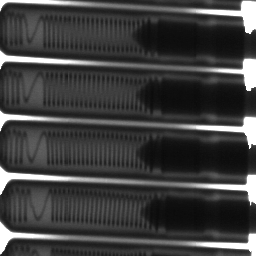
#> input picture taller2/imagenes/BOUGIES.png, 256 x 256 px
$ jupyter execute comparacion_transformaciones_histograma.ipynb
#> lines starting #> are read from the running program, lines starting #| are printed output that depends on the picture; long printed decimals are rounded
# Taller 2: operaciones de transformación del histograma

## Cargue la imagen de trabajo y visualícela.

[cell 1]
# Modificar ruta de las imágenes
PATH = './imagenes/'

[cell 2]
import cv2
import matplotlib.pyplot as plt

imagen = cv2.imread(PATH + 'BOUGIES.png', cv2.IMREAD_GRAYSCALE)
#> imagen is the input picture: shape (256, 256); min 10, max 255, mean 63.2
plt.imshow(imagen, cmap='gray')
plt.title('Imagen Bougies')
plt.show()

## Visualice su histograma.

[cell 3]
hist = cv2.calcHist([imagen], [0], None, [256], [0, 256])
#> hist = 256 values, max 3417 at index 255, min 0 at index 0, mean 256
plt.plot(hist)
plt.title('Histograma de la imagen')
plt.show()
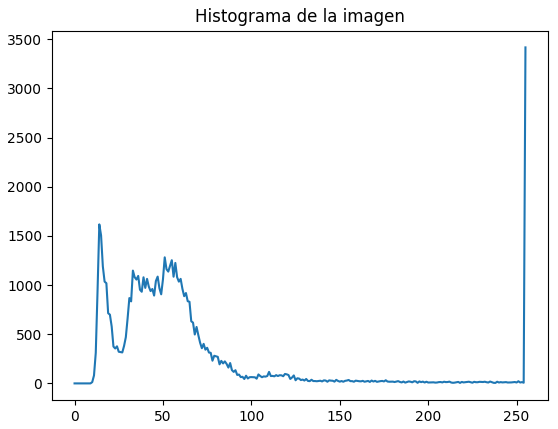
#> figure drawn by matplotlib, 1 panel; curve peaks at x = 255, y = 3417

## Efectúe una expansión del contraste, visualice la imagen resultado y su histograma. Compare las imágenes (original y después de la expansión), junto con sus histogramas. ¿A qué se debe este resultado?

[cell 4]
import numpy as np
from skimage import exposure
rescaled_img = exposure.rescale_intensity(imagen, in_range=(imagen.min(), imagen.max()), out_range=(0, 255))
rescaled_img = rescaled_img.astype(np.uint8)

[cell 5]
hist = cv2.calcHist([imagen], [0], None, [256], [0, 256])
hist_rescaled = cv2.calcHist([rescaled_img], [0], None, [256], [0, 256])
#> hist_rescaled = 256 values, max 3417 at index 255, min 0 at index 25, mean 256

fig, axs = plt.subplots(2, 2, figsize=(12, 5))
axs[0, 0].imshow(imagen, cmap='gray')
axs[0, 0].set_title('Imagen Original')
axs[0, 1].plot(hist)
axs[0, 1].set_title('Histograma Original')
axs[1, 0].imshow(rescaled_img, cmap='gray')
axs[1, 0].set_title('Imagen Reescalada')
axs[1, 1].plot(hist_rescaled)
axs[1, 1].set_title('Histograma Reescalado')
plt.tight_layout()
plt.show()
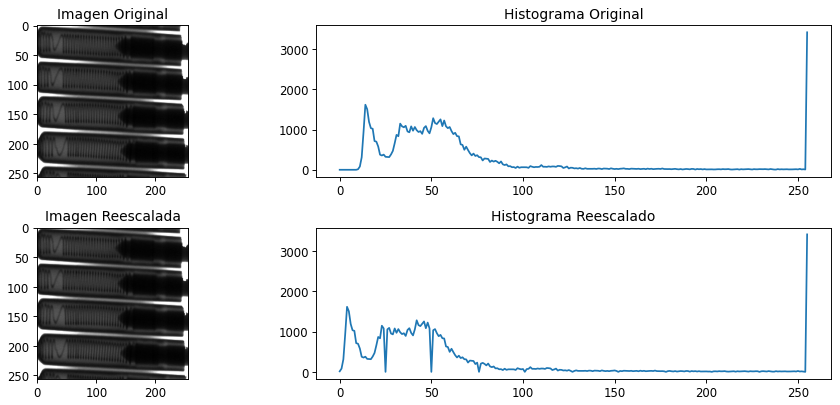
#> figure drawn by matplotlib, 4 panels; panel 2: curve peaks at x = 255, y = 3417; panel 4: curve peaks at x = 255, y = 3417

[cell 6]
print(imagen.min(), imagen.max())
#| 10 255

Al reescalar la imagen no notamos cambios significativos ni en el aspecto visual ni en los histogramas de la misma. Esto se debe a que el rango de la imagen empieza desde 10, muy cercano al limite inferior, y termina en 255 que es el límite superior con el que estamos reescalando.

## Sobre la imagen original efectúe ahora una ecualización del histograma, visualice la imagen resultado y su histograma. Compare las imágenes resultado de la expansión (punto anterior) y de la ecualización (resultado actual), junto con sus histogramas. Comente sus observaciones.

[cell 7]
imagen_Bougies_equ = cv2.equalizeHist(imagen)
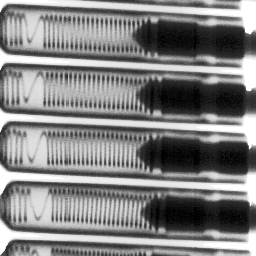
#> imagen_Bougies_equ: shape (256, 256); min 0, max 255, mean 129.4

[cell 8]
fig, axs = plt.subplots(2, 2, figsize=(14, 8))
axs[0, 0].imshow(rescaled_img, cmap='gray')
axs[0, 0].set_title('Imagen Reescalada')
axs[0, 1].plot(hist_rescaled)
axs[0, 1].set_title('Histograma Reescalado')
axs[1, 0].imshow(imagen_Bougies_equ, cmap='gray')
axs[1, 0].set_title('Imagen Ecualizada')
hist_ecua_Bougies = cv2.calcHist([imagen_Bougies_equ], [0], None, [256], [0, 256])
#> hist_ecua_Bougies = 256 values, max 3417 at index 255, min 0 at index 1, mean 256
axs[1, 1].plot(hist_ecua_Bougies)
axs[1, 1].set_title('Histograma Ecualizado')
plt.tight_layout()
plt.show()
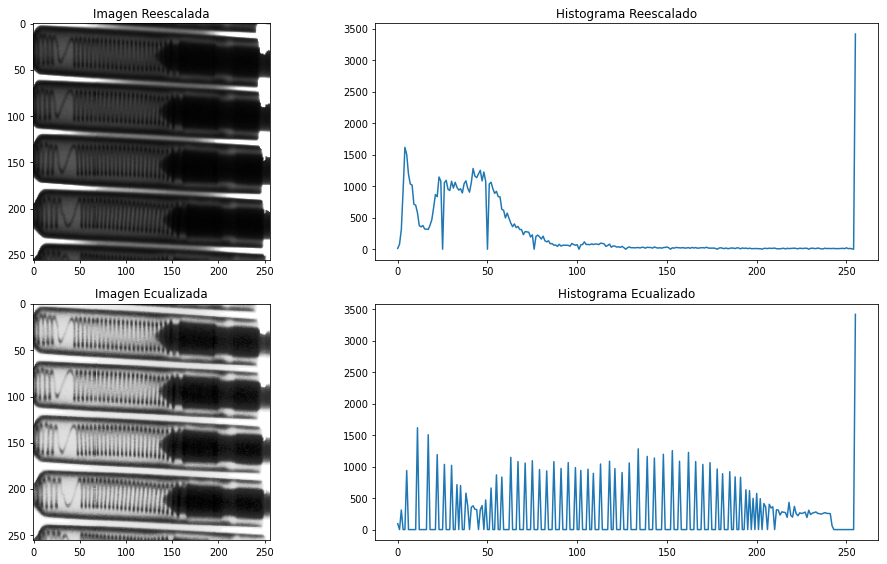
#> figure drawn by matplotlib, 4 panels; panel 2: curve peaks at x = 255, y = 3417; panel 4: curve peaks at x = 255, y = 3417

Luego de ecualizar la imagen, podemos notar un mejor contraste respecto a la imagen reescalada. La imagen cuenta con mayor vivacidad y se nota que hubo una intervención en el histograma al ecualizar, mientras la imagen reescalada es muy similar a la original tanto visualmente como en el histograma.

En el histograma ecualizado, notamos que ahora los niveles de intensidad se distribuyen casi que uniformemente por todo el rango de 0 a 255, con un pico similar al del original en 255. En la imagen original vemos que hay una concentración en valores oscuros y el pico en 255, con un conteo bajo de intensidades en valores entre 120 a 255.

## Sobre la imagen original aplique ahora una transformación logarítmica y multiplique la imagen resultado por un valor constante de 46. ¿Por qué es necesario multiplicar la imagen de salida por un factor? Visualice la imagen resultado y su histograma. ¿Cómo es el histograma resultado?

[cell 9]
# Transformación logarítmica: s = c * log(1 + r)
c = 46
print(np.log(1 + imagen.astype(np.float32)))
#> (printed output is left out)
print('minimo log:', np.log(1 + imagen.astype(np.float32)).min(), 'maximo log:', np.log(1 + imagen.astype(np.float32)).max())
#| minimo log: 2.398 maximo log: 5.545
imagen_log = c * np.log(1 + imagen.astype(np.float32))
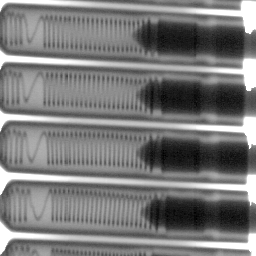
#> imagen_log: shape (256, 256) float32; min 110.3, max 255.1, mean 179.8; drawn with min black and max white
print(imagen_log)
#> (printed output is left out)
imagen_log = np.clip(imagen_log, 0, 255).astype(np.uint8)
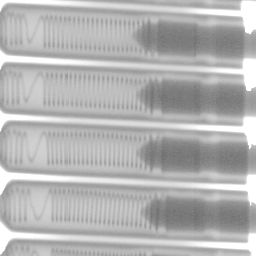
#> imagen_log: shape (256, 256); min 110, max 255, mean 179.3
print(imagen_log)
#> (printed output is left out)

Para hacer la transformación logarítmica, primero hay que convertir el tipo de la matriz a `float` con un mayor número de bits. Esto va a permitir que la transformación tome valores decimales y no se trunque en enteros. Además, cuando tratamos de hacer la transformación directamente con el tipo `uint8`, obtenemos unos valores de `-inf`, ya que los valores de 255 quedan un poco encima de 255 luego de la transformación. Finalmente, volvemos a truncar los valores para que queden en el rango de 0 a 255 y convertimos de nuevo a tipo entero.

[cell 10]
hist_log = cv2.calcHist([imagen_log], [0], None, [256], [0, 256])
#> hist_log has the same summary as hist

fig, axs = plt.subplots(1, 2, figsize=(12, 4))
axs[0].imshow(imagen_log, cmap='gray')
axs[0].set_title('Imagen Transformación Logarítmica')
axs[1].plot(hist_log)
axs[1].set_title('Histograma Transformación Logarítmica')
plt.tight_layout()
plt.show()
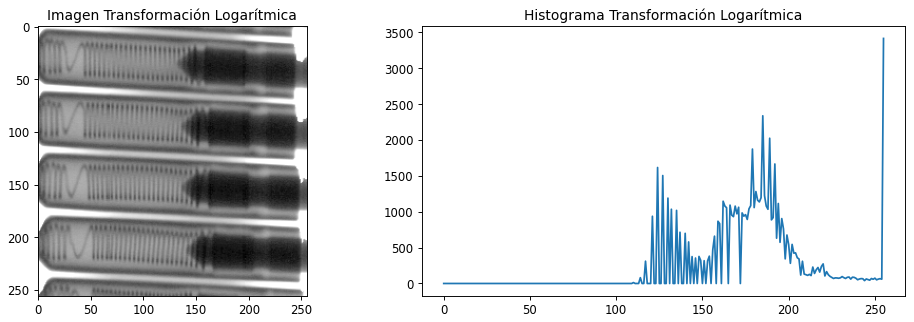
#> figure drawn by matplotlib, 2 panels; panel 2: curve peaks at x = 255, y = 3417

[cell 11]
print(imagen_log.min(), imagen_log.max())
#| 110 255

Observamos que el histograma desplazó su pico de intesidades oscuras de valores entre 0 a 120 a valores entre 110 y 225. El pico de 255 se mantiene. La imagen ahora se ve más clara y con más contraste respecto a la imagen original. Es necesario multiplicar los valores de salida por un factor porque al aplicar solo el logaritmo el rango de valores quedaría entre 2 y 5. Las contante $c$ controla la escala de salida.

## Sobre la imagen original efectúe ahora una especificación de dos histogramas diferentes de entrada. Visualice la imagen resultado, los histogramas esperados y los histogramas obtenidos. Compare los resultados con los de los puntos anteriores. Comente sus observaciones.

[cell 12]
def especificar_histograma(img, hist_deseado):
    """
    Especifica el histograma de una imagen para que se ajuste
    a un histograma deseado.

    img: imagen de entrada (uint8, escala de grises)
    hist_deseado: array de 256 valores con la distribución deseada
    """
    hist_norm = hist_deseado / hist_deseado.sum()
    cdf_deseado = np.cumsum(hist_norm)
    N, M = img.shape
#> N = 256; M = 256
    L = 256
    pixel_values = np.interp(np.random.rand(N * M), cdf_deseado, range(L))
    i_to_match = pixel_values.reshape(N, M).astype(np.uint8)
    matched = exposure.match_histograms(img, i_to_match)
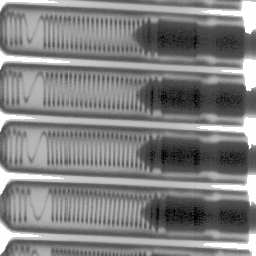
#> matched: shape (256, 256) float64; min 0, max 254, mean 129.1
    matched = np.clip(matched, 0, 255).astype(np.uint8)
    return matched

Creamos dos distribuciones aleatorias, uno con distribución gausiana y otro con una distribución bimodal con picos alrededor de valores de intensidad de 30 y 200.

[cell 13]
x = np.arange(256)
hist_gaussiano = np.exp(-0.5 * ((x - 128) / 50) ** 2)
hist_bimodal = np.exp(-0.5 * ((x - 30) / 30) ** 2) + np.exp(-0.5 * ((x - 200) / 30) ** 2)

img_gauss = especificar_histograma(imagen, hist_gaussiano)
img_bimodal = especificar_histograma(imagen, hist_bimodal)
#> in especificar_histograma (call 2), `matched = exposure.match_histograms(img, i_to_match)`:
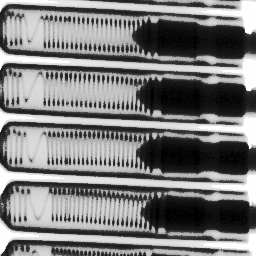
#> matched: shape (256, 256) float64; min 0, max 254, mean 124.8


hist_gauss_obtenido = cv2.calcHist([img_gauss], [0], None, [256], [0, 256])
#> hist_gauss_obtenido = 256 values, max 3417 at index 254, min 0 at index 1, mean 256
hist_bimodal_obtenido = cv2.calcHist([img_bimodal], [0], None, [256], [0, 256])
#> hist_bimodal_obtenido has the same summary as hist_gauss_obtenido

[cell 14]
fig, axs = plt.subplots(3, 2, figsize=(14, 10))

axs[0, 0].imshow(img_gauss, cmap='gray')
axs[0, 0].set_title('Imagen - Especificación Gaussiana')
axs[0, 1].imshow(img_bimodal, cmap='gray')
axs[0, 1].set_title('Imagen - Especificación Bimodal')

axs[1, 0].plot(x, hist_gaussiano / hist_gaussiano.max() * hist_gauss_obtenido.max())
axs[1, 0].set_title('Histograma Deseado - Gaussiano')
axs[1, 1].plot(x, hist_bimodal / hist_bimodal.max() * hist_bimodal_obtenido.max())
axs[1, 1].set_title('Histograma Deseado - Bimodal')

axs[2, 0].plot(hist_gauss_obtenido)
axs[2, 0].set_title('Histograma Obtenido - Gaussiano')
axs[2, 1].plot(hist_bimodal_obtenido)
axs[2, 1].set_title('Histograma Obtenido - Bimodal')

plt.tight_layout()
plt.show()
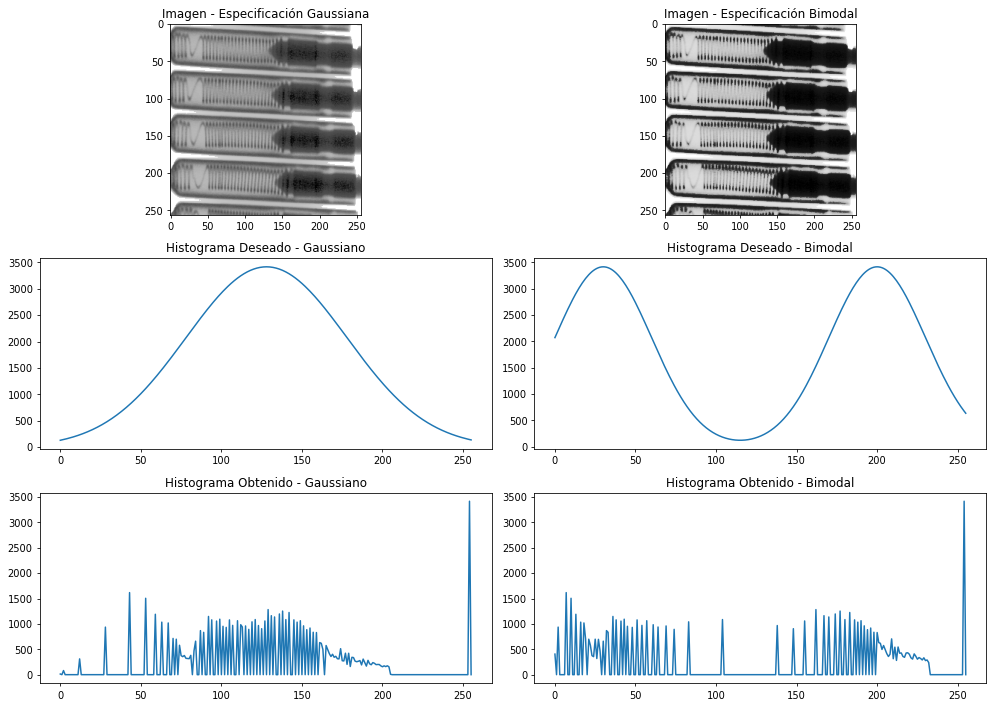
#> figure drawn by matplotlib, 6 panels; panel 3: curve peaks at x = 128, y = 3417; panel 4: curve peaks at x = 30, y = 3417; panel 5: curve peaks at x = 254, y = 3417; panel 6: curve peaks at x = 254, y = 3417

$ run again, with taller2/imagenes/ANGIO.png copied over taller2/imagenes/BOUGIES.png
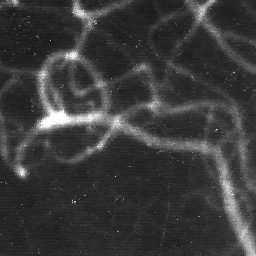
#> input picture taller2/imagenes/ANGIO.png, 256 x 256 px
#> imagen is the input picture: shape (256, 256); min 20, max 255, mean 58.9
#> hist = 256 values, max 3291 at index 39, min 0 at index 0, mean 256
#> hist_rescaled = 256 values, max 3291 at index 20, min 0 at index 1, mean 256
#| 20 255
#> hist_ecua_Bougies = 256 values, max 3291 at index 68, min 0 at index 4, mean 256
#> (printed output is left out)
#| minimo log: 3.045 maximo log: 5.545
#> (printed output is left out)
#> `imagen_log = np.clip(imagen_log, 0, 255).astype(np.uint8)`:
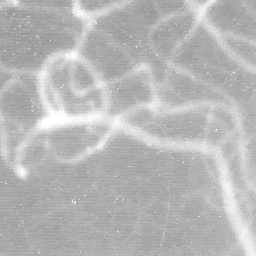
#> imagen_log: shape (256, 256); min 140, max 255, mean 183
#> (printed output is left out)
#> hist_log = 256 values, max 3291 at index 169, min 0 at index 0, mean 256
#| 140 255
#> in especificar_histograma (call 2), `matched = exposure.match_histograms(img, i_to_match)`:
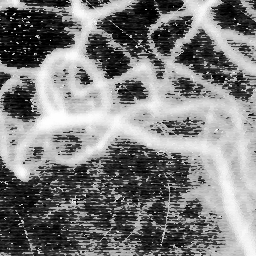
#> matched: shape (256, 256) float64; min 0, max 254, mean 125.5
#> hist_gauss_obtenido = 256 values, max 3291 at index 95, min 0 at index 1, mean 256
#> hist_bimodal_obtenido = 256 values, max 3291 at index 39, min 0 at index 1, mean 256

$ run again, with taller2/imagenes/QUITO.png copied over taller2/imagenes/BOUGIES.png
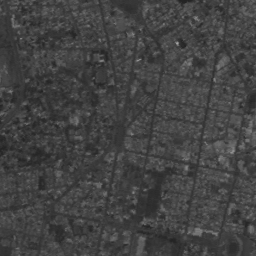
#> input picture taller2/imagenes/QUITO.png, 256 x 256 px
#> imagen is the input picture: shape (256, 256); min 35, max 166, mean 66.3
#> hist = 256 values, max 2369 at index 62, min 0 at index 0, mean 256
#> hist_rescaled = 256 values, max 2369 at index 52, min 0 at index 2, mean 256
#| 35 166
#> hist_ecua_Bougies = 256 values, max 2369 at index 107, min 0 at index 6, mean 256
#> (printed output is left out)
#| minimo log: 3.584 maximo log: 5.118
#> (printed output is left out)
#> (printed output is left out)
#> hist_log = 256 values, max 4589 at index 189, min 0 at index 0, mean 256
#| 164 235
#> in especificar_histograma (call 2), `matched = exposure.match_histograms(img, i_to_match)`:
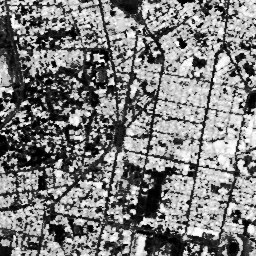
#> matched: shape (256, 256) float64; min 0, max 254, mean 125.7
#> hist_gauss_obtenido = 256 values, max 2369 at index 116, min 0 at index 3, mean 256
#> hist_bimodal_obtenido = 256 values, max 2369 at index 70, min 0 at index 4, mean 256
